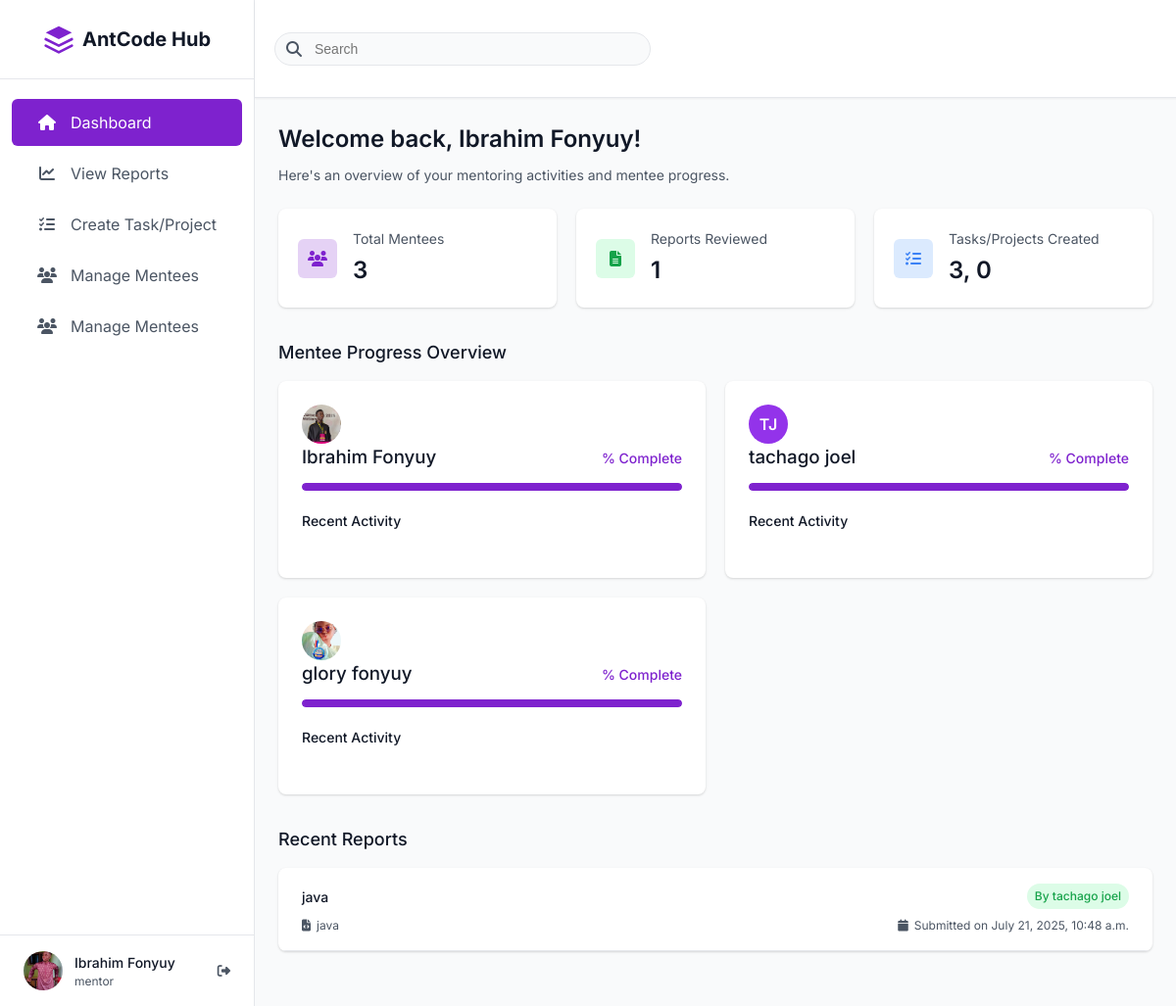
Before: /AntCode/mentor/dashboard/ (signed in) with the older database file.
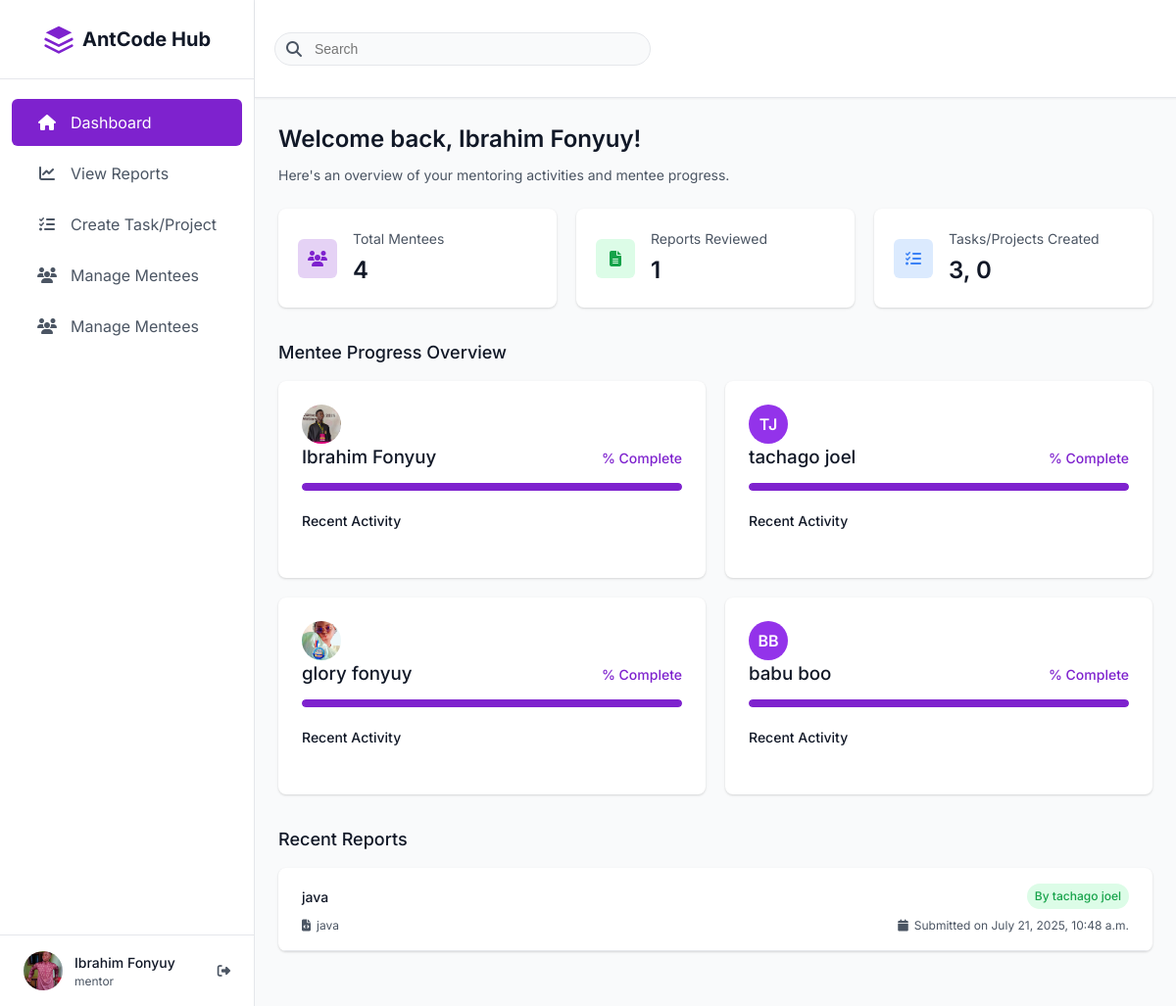
After: the same page with the newer database file.
### base/models.py (models this page shows, shortened)
class StudentProfile(models.Model):
    user = models.OneToOneField(
        User,
        on_delete=models.CASCADE,
        related_name="student_profile",
        limit_choices_to={"user_type": User.UserType.STUDENT},
        verbose_name=_("User"),
    )
    option = models.ForeignKey(
        Option,
        on_delete=models.CASCADE,
        related_name="students",
        verbose_name=_("Option"),
    )
    class Meta:
        verbose_name = _("Student Profile")
        verbose_name_plural = _("Student Profiles")
        unique_together = (
            "user",
            "option",
        )  # Prevent duplicate student-option assignments

class User(AbstractUser):
    class UserType(models.TextChoices):
        STUDENT = "student", _("Student")
        MENTOR = "mentor", _("Mentor")
    user_type = models.CharField(
        max_length=10,
        choices=UserType.choices,
        default=UserType.STUDENT,
        verbose_name=_("User Type"),
    )
    phone = models.CharField(
        max_length=20, blank=True, default="670000000", verbose_name=_("Phone Number")
    )
    bio = models.TextField(max_length=1000, blank=True, verbose_name=_("Biography"))
    skills = models.CharField(max_length=500, blank=True, verbose_name=_("Skills"))
    profile_picture = models.ImageField(
        upload_to="user/profile_pictures/",
        blank=True,
        null=True,
        verbose_name=_("Profile Picture"),
    )
    class Meta:
        verbose_name = _("User")
        verbose_name_plural = _("Users")
        indexes = [
            models.Index(fields=["user_type"]),
            models.Index(fields=["last_name", "first_name"]),
        ]
    @property
    def name_abb(self):
        if self.first_name and self.last_name:
            return f"{self.first_name[0].upper()}{self.last_name[0].upper()}"
        return self.username[0:2].upper()

class Report(models.Model):
    STATUS_CHOICES = [
        ("draft", _("Draft")),
        ("submitted", _("Submitted")),
        ("reviewed", _("Reviewed")),
        ("approved", _("Approved")),
    ]
    title = models.CharField(max_length=50, verbose_name=_("Title"))
    tags = models.CharField(max_length=100, verbose_name=_("Tags"))
    hours_worked = models.FloatField(default=0.0, verbose_name=_("Hours Worked"))
    status = models.CharField(
        max_length=50, choices=STATUS_CHOICES, default="draft", verbose_name=_("Status")
    )
    content = models.TextField(max_length=2000, blank=True, verbose_name=_("Content"))
    student = models.ForeignKey(
        User,
        on_delete=models.CASCADE,
        related_name="reports",
        limit_choices_to={"user_type": User.UserType.STUDENT},
        verbose_name=_("Student"),
    )
    option = models.ForeignKey(
        Option,
        on_delete=models.CASCADE,
        related_name="reports",
        verbose_name=_("Option"),
    )
    created = models.DateTimeField(auto_now_add=True, verbose_name=_("Created At"))
    updated = models.DateTimeField(auto_now=True, verbose_name=_("Updated At"))
    mark = models.IntegerField(default=0, verbose_name=_("Mark"))
    class Meta:
        verbose_name = _("Report")
        verbose_name_plural = _("Reports")
        ordering = ["-created"]
        indexes = [
            models.Index(fields=["student"]),
            models.Index(fields=["option"]),
            models.Index(fields=["status"]),
            models.Index(fields=["created"]),
        ]

### base/views.py (the view)
# urls.py: path("mentor/dashboard/", mentor_dashboard, name="mentor_dashboard"),
@login_required
def mentor_dashboard(request):
    if request.user.user_type != User.UserType.MENTOR:
        raise PermissionDenied(_("Unauthorized access."))
    mentor = get_object_or_404(MentorProfile, user=request.user)
    option = mentor.option
    stats = {
        'students_count': StudentProfile.objects.filter(option=option).count(),
        'reports_count': Report.objects.filter(option=option).count(),
        'tasks_count': Task.objects.filter(option=option).count(),
        'projects_count': Project.objects.filter(option=option).count(),
    }
    report_stats = Report.objects.filter(option=option).aggregate(
        avg_score=Avg('mark', default=0),
        completion_rate=Avg(
            Case(
                When(status='approved', then=1),
                default=0,
                output_field=FloatField()
            )
        )
    )
    context = {
        "students": StudentProfile.objects.filter(option=option).select_related('user')[:10],
        "reports": Report.objects.filter(option=option).select_related('student')[:5],
        "tasks": Task.objects.filter(option=option).prefetch_related('students')[:5],
        "projects": Project.objects.filter(option=option).prefetch_related('students')[:5],
        **stats,
        "average_score": round(report_stats['avg_score'] or 0, 2),
        "completion_rate": round((report_stats['completion_rate'] or 0) * 100, 2),
    }
    return render(request, "mentor.html", context)

### templates/mentor.html (shortened to what the changed rows need)
<!DOCTYPE html>
<html lang="en">
<head>
    <link rel="stylesheet" href="https://cdnjs.cloudflare.com/ajax/libs/font-awesome/6.4.0/css/all.min.css">
</head>
<body class="light-mode">
    <div class="app-container">
        <div class="main-content">
            <div class="content">
                <h1 class="page-title">Welcome back, {{ request.user.first_name }} {{ request.user.last_name }}!</h1>
                <div class="stats-grid">
                    <div class="stat-card">
                        <div class="stat-header">
                            <div class="stat-content">
                                <div class="stat-label">Total Mentees</div>
                                <div class="stat-value">{{ students_count }}</div>
                            </div>
                        </div>
                    </div>
                </div>
                <div class="section">
                    <div class="section-header">
                        <h2 class="section-title">Mentee Progress Overview</h2>
                    </div>
                    <div class="progress-grid">
                        {% for student in students %}
                            <div class="progress-card">
                            {% if student.user.profile_picture %}
                            <div class="avatar"
                                style="background-image: url('{{student.user.profile_picture.url}}'); background-position:center; background-size: cover;">
                            </div>
                            {% else %}
                            <div class="avatar">{{student.user.name_abb}}</div>
                            {% endif %}
                            <div class="progress-header">
                                <h3 class="progress-title">{{ student.user.first_name }} {{ student.user.last_name }}</h3>
                                <span class="progress-percentage">{{ mentee.progress }}% Complete</span>
                            </div>
                            <div class="progress-bar-container">
                                <div class="progress-bar" style="width: {{ mentee.progress }}%"></div>
                            </div>
                            <div class="progress-details">
                                <h4 class="progress-subtitle">Recent Activity</h4>
                            </div>
                        </div>
                        {% empty %}
                        <div class="progress-card">
                            <div class="progress-header">
                                <h3 class="progress-title">No mentees assigned yet.</h3>
                            </div>
                        </div>
                        {% endfor %}
                    </div>
                </div>
                <div class="section">
                    <div class="section-header">
                        <h2 class="section-title">Recent Reports</h2>
                    </div>
                    <div class="tasks-list">
                        {% for report in reports %}
                        <div class="submission-item" onclick="window.location.href='{% url 'report-view' report.id %}'" style="cursor: pointer;">
                            <div class="submission-header">
                                <h3 class="submission-title">{{ report.title }}</h3>
                                <span class="task-badge green">By {{ report.student.first_name }} {{report.student.last_name}}</span>
                            </div>
                            <div class="task-details">
                                <div class="task-tag">
                                    <i class="fas fa-file-code task-tag-icon"></i>
                                    <span>{{ report.tags }}</span>
                                </div>
                                <div class="task-tag">
                                    <i class="fas fa-calendar task-tag-icon"></i>
                                    <span>Submitted on {{ report.created }}</span>
                                </div>
                            </div>
                        </div>
                        {% empty %}
                        <div class="submission-item">
                            <div class="submission-header">
                                <h3 class="submission-title">No reports submitted yet.</h3>
                            </div>
                        </div>
                        {% endfor %}
            </div>
                </div>
            </div>
        </div>
    </div>
</body>
</html>

Changed rows visible on the page:
added StudentProfile: user.name_abb "BB", user.first_name "babu", user.last_name "boo"
Other visible differences:
{{ students_count }}: "3" → "4"
